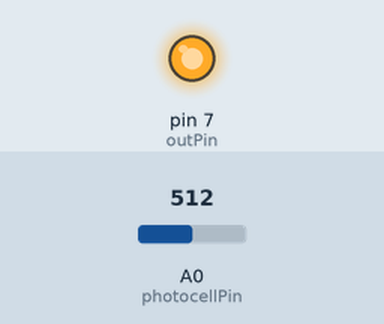
This sketch was run on a simulated Arduino Uno, built with avr-gcc and run on an emulated ATmega328P. Shown: output pins drawn as LEDs (lit = HIGH). The test bench sets the inputs (shaded band); at power-on: A0 (photocellPin) = 512. What the sketch prints to the serial monitor is not drawn.

Above: at 0.1 s.
Timing chart, 0 to 1.6 s (numbered marks = the images above):
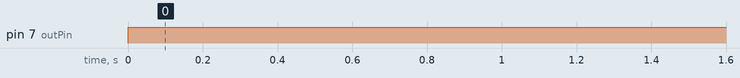

Measured:
- by itself, pin 7 (outPin): LOW → HIGH at 0.00 s

The sketch:

remoteLightTest.ino
```cpp
const int sensorMin = 0;
const int sensorMax = 800;

int photocellPin = A0;
int outPin = 7;

void setup() {
  pinMode(outPin, OUTPUT);
  Serial.begin(9600);
}

void loop() {
  int analogValue;
  int range;

  analogValue = analogRead(photocellPin);
  Serial.println(analogValue);

  if((analogValue > 2) && (analogValue <= 5)){
    digitalWrite(outPin, LOW);
  }
  else{
    digitalWrite(outPin, HIGH);
  }

  delay(100);
}
```
